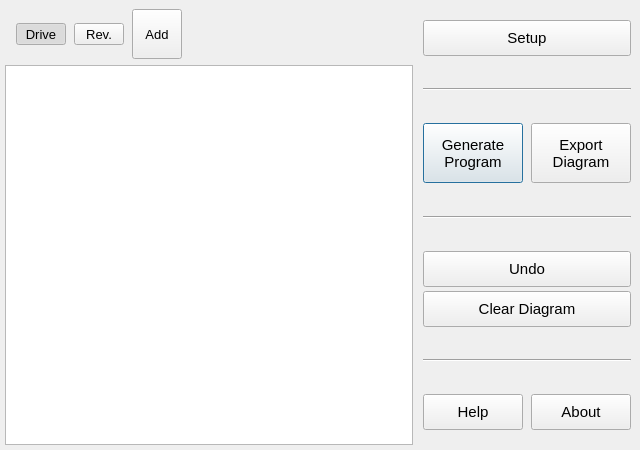
<?xml version="1.0" encoding="UTF-8"?>
<ui version="4.0">
 <class>DrawWindow</class>
 <widget class="QMainWindow" name="DrawWindow">
  <property name="geometry">
   <rect>
    <x>0</x>
    <y>0</y>
    <width>640</width>
    <height>450</height>
   </rect>
  </property>
  <property name="sizePolicy">
   <sizepolicy hsizetype="MinimumExpanding" vsizetype="MinimumExpanding">
    <horstretch>0</horstretch>
    <verstretch>0</verstretch>
   </sizepolicy>
  </property>
  <property name="minimumSize">
   <size>
    <width>640</width>
    <height>450</height>
   </size>
  </property>
  <property name="font">
   <font>
    <pointsize>11</pointsize>
   </font>
  </property>
  <property name="windowTitle">
   <string>Draw Auton - 'Oly Cow</string>
  </property>
  <property name="windowIcon">
   <iconset resource="icons.qrc">
    <normaloff>:/icons/pencil.png</normaloff>:/icons/pencil.png</iconset>
  </property>
  <widget class="QWidget" name="layout_main">
   <layout class="QHBoxLayout" name="horizontalLayout_4">
    <property name="spacing">
     <number>10</number>
    </property>
    <property name="leftMargin">
     <number>5</number>
    </property>
    <property name="topMargin">
     <number>5</number>
    </property>
    <property name="rightMargin">
     <number>5</number>
    </property>
    <property name="bottomMargin">
     <number>5</number>
    </property>
    <item>
     <layout class="QVBoxLayout" name="layout_draw">
      <item>
       <widget class="QScrollArea" name="scrollArea_actions">
        <property name="sizePolicy">
         <sizepolicy hsizetype="Expanding" vsizetype="Maximum">
          <horstretch>0</horstretch>
          <verstretch>0</verstretch>
         </sizepolicy>
        </property>
        <property name="maximumSize">
         <size>
          <width>16777215</width>
          <height>54</height>
         </size>
        </property>
        <property name="font">
         <font>
          <pointsize>10</pointsize>
         </font>
        </property>
        <property name="focusPolicy">
         <enum>Qt::NoFocus</enum>
        </property>
        <property name="frameShape">
         <enum>QFrame::NoFrame</enum>
        </property>
        <property name="lineWidth">
         <number>0</number>
        </property>
        <property name="verticalScrollBarPolicy">
         <enum>Qt::ScrollBarAlwaysOff</enum>
        </property>
        <property name="widgetResizable">
         <bool>true</bool>
        </property>
        <widget class="QWidget" name="layout_scrollArea">
         <property name="geometry">
          <rect>
           <x>0</x>
           <y>0</y>
           <width>403</width>
           <height>55</height>
          </rect>
         </property>
         <layout class="QHBoxLayout" name="horizontalLayout">
          <property name="spacing">
           <number>8</number>
          </property>
          <property name="topMargin">
           <number>4</number>
          </property>
          <property name="bottomMargin">
           <number>0</number>
          </property>
          <item>
           <widget class="QToolButton" name="toolButton_drive">
            <property name="sizePolicy">
             <sizepolicy hsizetype="Preferred" vsizetype="Fixed">
              <horstretch>0</horstretch>
              <verstretch>0</verstretch>
             </sizepolicy>
            </property>
            <property name="minimumSize">
             <size>
              <width>50</width>
              <height>0</height>
             </size>
            </property>
            <property name="cursor">
             <cursorShape>PointingHandCursor</cursorShape>
            </property>
            <property name="toolTip">
             <string>Drive the robot forwards.</string>
            </property>
            <property name="text">
             <string>Drive</string>
            </property>
            <property name="icon">
             <iconset resource="icons.qrc">
              <normaloff>:/icons/arrow-up.png</normaloff>:/icons/arrow-up.png</iconset>
            </property>
            <property name="iconSize">
             <size>
              <width>24</width>
              <height>24</height>
             </size>
            </property>
            <property name="checkable">
             <bool>true</bool>
            </property>
            <property name="checked">
             <bool>true</bool>
            </property>
            <property name="autoExclusive">
             <bool>true</bool>
            </property>
            <property name="toolButtonStyle">
             <enum>Qt::ToolButtonTextUnderIcon</enum>
            </property>
           </widget>
          </item>
          <item>
           <widget class="QToolButton" name="toolButton_reverse">
            <property name="sizePolicy">
             <sizepolicy hsizetype="Preferred" vsizetype="Fixed">
              <horstretch>0</horstretch>
              <verstretch>0</verstretch>
             </sizepolicy>
            </property>
            <property name="minimumSize">
             <size>
              <width>50</width>
              <height>0</height>
             </size>
            </property>
            <property name="cursor">
             <cursorShape>PointingHandCursor</cursorShape>
            </property>
            <property name="toolTip">
             <string>Drive the robot backwards.</string>
            </property>
            <property name="text">
             <string>Rev.</string>
            </property>
            <property name="icon">
             <iconset resource="icons.qrc">
              <normaloff>:/icons/arrow-down.png</normaloff>:/icons/arrow-down.png</iconset>
            </property>
            <property name="iconSize">
             <size>
              <width>24</width>
              <height>24</height>
             </size>
            </property>
            <property name="checkable">
             <bool>true</bool>
            </property>
            <property name="autoExclusive">
             <bool>true</bool>
            </property>
            <property name="toolButtonStyle">
             <enum>Qt::ToolButtonTextUnderIcon</enum>
            </property>
           </widget>
          </item>
          <item>
           <widget class="QToolButton" name="toolButton_add">
            <property name="sizePolicy">
             <sizepolicy hsizetype="Preferred" vsizetype="Expanding">
              <horstretch>0</horstretch>
              <verstretch>0</verstretch>
             </sizepolicy>
            </property>
            <property name="minimumSize">
             <size>
              <width>50</width>
              <height>0</height>
             </size>
            </property>
            <property name="cursor">
             <cursorShape>PointingHandCursor</cursorShape>
            </property>
            <property name="toolTip">
             <string>Opens Setup dialog to add a new action.</string>
            </property>
            <property name="text">
             <string>Add</string>
            </property>
            <property name="icon">
             <iconset resource="icons.qrc">
              <normaloff>:/icons/plus.png</normaloff>:/icons/plus.png</iconset>
            </property>
            <property name="iconSize">
             <size>
              <width>24</width>
              <height>24</height>
             </size>
            </property>
            <property name="shortcut">
             <string>Shift+A</string>
            </property>
            <property name="toolButtonStyle">
             <enum>Qt::ToolButtonTextUnderIcon</enum>
            </property>
           </widget>
          </item>
          <item>
           <spacer name="spacer_actions">
            <property name="orientation">
             <enum>Qt::Horizontal</enum>
            </property>
            <property name="sizeHint" stdset="0">
             <size>
              <width>40</width>
              <height>20</height>
             </size>
            </property>
           </spacer>
          </item>
         </layout>
        </widget>
       </widget>
      </item>
      <item>
       <widget class="GraphicsViewEdit" name="graphicsView">
        <property name="cursor" stdset="0">
         <cursorShape>CrossCursor</cursorShape>
        </property>
        <property name="mouseTracking">
         <bool>true</bool>
        </property>
        <property name="focusPolicy">
         <enum>Qt::NoFocus</enum>
        </property>
        <property name="frameShadow">
         <enum>QFrame::Plain</enum>
        </property>
        <property name="verticalScrollBarPolicy">
         <enum>Qt::ScrollBarAlwaysOff</enum>
        </property>
        <property name="horizontalScrollBarPolicy">
         <enum>Qt::ScrollBarAlwaysOff</enum>
        </property>
        <property name="sceneRect">
         <rectf>
          <x>0.000000000000000</x>
          <y>0.000000000000000</y>
          <width>144.000000000000000</width>
          <height>144.000000000000000</height>
         </rectf>
        </property>
        <property name="renderHints">
         <set>QPainter::Antialiasing|QPainter::TextAntialiasing</set>
        </property>
        <property name="resizeAnchor">
         <enum>QGraphicsView::AnchorViewCenter</enum>
        </property>
        <property name="viewportUpdateMode">
         <enum>QGraphicsView::FullViewportUpdate</enum>
        </property>
       </widget>
      </item>
     </layout>
    </item>
    <item>
     <layout class="QVBoxLayout" name="layout_commands">
      <property name="spacing">
       <number>4</number>
      </property>
      <property name="rightMargin">
       <number>4</number>
      </property>
      <item>
       <spacer name="spacer_setup_top">
        <property name="orientation">
         <enum>Qt::Vertical</enum>
        </property>
        <property name="sizeType">
         <enum>QSizePolicy::Fixed</enum>
        </property>
        <property name="sizeHint" stdset="0">
         <size>
          <width>20</width>
          <height>15</height>
         </size>
        </property>
       </spacer>
      </item>
      <item>
       <widget class="QPushButton" name="pushButton_setup">
        <property name="minimumSize">
         <size>
          <width>0</width>
          <height>36</height>
         </size>
        </property>
        <property name="toolTip">
         <string>Set up controller configs, necessary functions, etc.</string>
        </property>
        <property name="text">
         <string>Setup</string>
        </property>
        <property name="icon">
         <iconset resource="icons.qrc">
          <normaloff>:/icons/wrench.png</normaloff>:/icons/wrench.png</iconset>
        </property>
        <property name="shortcut">
         <string>F10</string>
        </property>
       </widget>
      </item>
      <item>
       <spacer name="spacer_setup_bottom">
        <property name="orientation">
         <enum>Qt::Vertical</enum>
        </property>
        <property name="sizeHint" stdset="0">
         <size>
          <width>20</width>
          <height>40</height>
         </size>
        </property>
       </spacer>
      </item>
      <item>
       <widget class="Line" name="line_A">
        <property name="orientation">
         <enum>Qt::Horizontal</enum>
        </property>
       </widget>
      </item>
      <item>
       <spacer name="spacer_output_top">
        <property name="orientation">
         <enum>Qt::Vertical</enum>
        </property>
        <property name="sizeHint" stdset="0">
         <size>
          <width>20</width>
          <height>40</height>
         </size>
        </property>
       </spacer>
      </item>
      <item>
       <layout class="QHBoxLayout" name="layout_output">
        <property name="spacing">
         <number>8</number>
        </property>
        <item>
         <widget class="QPushButton" name="pushButton_generateProgram">
          <property name="minimumSize">
           <size>
            <width>100</width>
            <height>60</height>
           </size>
          </property>
          <property name="toolTip">
           <string>Generate an autonomous program.</string>
          </property>
          <property name="text">
           <string>Generate
Program</string>
          </property>
          <property name="icon">
           <iconset resource="icons.qrc">
            <normaloff>:/icons/script.png</normaloff>:/icons/script.png</iconset>
          </property>
          <property name="shortcut">
           <string>Ctrl+S</string>
          </property>
          <property name="autoDefault">
           <bool>true</bool>
          </property>
          <property name="default">
           <bool>true</bool>
          </property>
         </widget>
        </item>
        <item>
         <widget class="QPushButton" name="pushButton_exportDiagram">
          <property name="minimumSize">
           <size>
            <width>100</width>
            <height>60</height>
           </size>
          </property>
          <property name="toolTip">
           <string>Export a .png of the current diagram.</string>
          </property>
          <property name="text">
           <string>Export
Diagram</string>
          </property>
          <property name="icon">
           <iconset resource="icons.qrc">
            <normaloff>:/icons/image.png</normaloff>:/icons/image.png</iconset>
          </property>
          <property name="shortcut">
           <string>Ctrl+E</string>
          </property>
         </widget>
        </item>
       </layout>
      </item>
      <item>
       <spacer name="spacer_output_bottom">
        <property name="orientation">
         <enum>Qt::Vertical</enum>
        </property>
        <property name="sizeHint" stdset="0">
         <size>
          <width>20</width>
          <height>40</height>
         </size>
        </property>
       </spacer>
      </item>
      <item>
       <widget class="Line" name="line_B">
        <property name="orientation">
         <enum>Qt::Horizontal</enum>
        </property>
       </widget>
      </item>
      <item>
       <spacer name="spacer_clear_top">
        <property name="orientation">
         <enum>Qt::Vertical</enum>
        </property>
        <property name="sizeHint" stdset="0">
         <size>
          <width>20</width>
          <height>40</height>
         </size>
        </property>
       </spacer>
      </item>
      <item>
       <widget class="QPushButton" name="pushButton_undo">
        <property name="minimumSize">
         <size>
          <width>0</width>
          <height>36</height>
         </size>
        </property>
        <property name="toolTip">
         <string>Delete the most recently added action.</string>
        </property>
        <property name="text">
         <string>Undo</string>
        </property>
        <property name="icon">
         <iconset resource="icons.qrc">
          <normaloff>:/icons/undo.png</normaloff>:/icons/undo.png</iconset>
        </property>
        <property name="shortcut">
         <string>Ctrl+Z</string>
        </property>
       </widget>
      </item>
      <item>
       <widget class="QPushButton" name="pushButton_clear">
        <property name="minimumSize">
         <size>
          <width>0</width>
          <height>36</height>
         </size>
        </property>
        <property name="toolTip">
         <string>Clear entire diagram. Cannot undo.</string>
        </property>
        <property name="text">
         <string>Clear Diagram</string>
        </property>
        <property name="icon">
         <iconset resource="icons.qrc">
          <normaloff>:/icons/trash.png</normaloff>:/icons/trash.png</iconset>
        </property>
        <property name="shortcut">
         <string>Ctrl+W</string>
        </property>
       </widget>
      </item>
      <item>
       <spacer name="spacer_clear_bottom">
        <property name="orientation">
         <enum>Qt::Vertical</enum>
        </property>
        <property name="sizeHint" stdset="0">
         <size>
          <width>20</width>
          <height>40</height>
         </size>
        </property>
       </spacer>
      </item>
      <item>
       <widget class="Line" name="line_C">
        <property name="orientation">
         <enum>Qt::Horizontal</enum>
        </property>
       </widget>
      </item>
      <item>
       <spacer name="spacer_info_top">
        <property name="orientation">
         <enum>Qt::Vertical</enum>
        </property>
        <property name="sizeHint" stdset="0">
         <size>
          <width>20</width>
          <height>40</height>
         </size>
        </property>
       </spacer>
      </item>
      <item>
       <layout class="QHBoxLayout" name="layout_info">
        <property name="spacing">
         <number>8</number>
        </property>
        <item>
         <widget class="QPushButton" name="pushButton_help">
          <property name="minimumSize">
           <size>
            <width>0</width>
            <height>36</height>
           </size>
          </property>
          <property name="toolTip">
           <string>Tutorials, tips, and tricks.</string>
          </property>
          <property name="text">
           <string>Help</string>
          </property>
          <property name="icon">
           <iconset resource="icons.qrc">
            <normaloff>:/icons/document.png</normaloff>:/icons/document.png</iconset>
          </property>
          <property name="shortcut">
           <string>F1</string>
          </property>
         </widget>
        </item>
        <item>
         <widget class="QPushButton" name="pushButton_about">
          <property name="minimumSize">
           <size>
            <width>0</width>
            <height>36</height>
           </size>
          </property>
          <property name="toolTip">
           <string>Credits and info.</string>
          </property>
          <property name="text">
           <string>About</string>
          </property>
          <property name="icon">
           <iconset resource="icons.qrc">
            <normaloff>:/icons/info.png</normaloff>:/icons/info.png</iconset>
          </property>
         </widget>
        </item>
       </layout>
      </item>
      <item>
       <spacer name="spacer_info_bottom">
        <property name="orientation">
         <enum>Qt::Vertical</enum>
        </property>
        <property name="sizeType">
         <enum>QSizePolicy::Fixed</enum>
        </property>
        <property name="sizeHint" stdset="0">
         <size>
          <width>20</width>
          <height>15</height>
         </size>
        </property>
       </spacer>
      </item>
     </layout>
    </item>
   </layout>
  </widget>
 </widget>
 <layoutdefault spacing="6" margin="11"/>
 <customwidgets>
  <customwidget>
   <class>GraphicsViewEdit</class>
   <extends>QGraphicsView</extends>
   <header>graphicsviewedit.h</header>
  </customwidget>
 </customwidgets>
 <tabstops>
  <tabstop>pushButton_setup</tabstop>
  <tabstop>toolButton_drive</tabstop>
  <tabstop>toolButton_reverse</tabstop>
  <tabstop>toolButton_add</tabstop>
  <tabstop>pushButton_generateProgram</tabstop>
  <tabstop>pushButton_exportDiagram</tabstop>
  <tabstop>pushButton_undo</tabstop>
  <tabstop>pushButton_clear</tabstop>
  <tabstop>pushButton_help</tabstop>
  <tabstop>pushButton_about</tabstop>
 </tabstops>
 <resources>
  <include location="icons.qrc"/>
 </resources>
 <connections/>
</ui>
